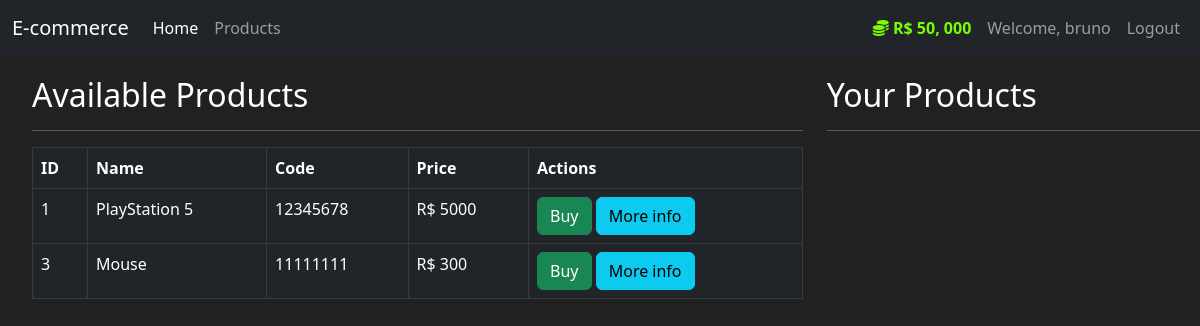
/produtos (signed in), run on an earlier commit of the app's database.
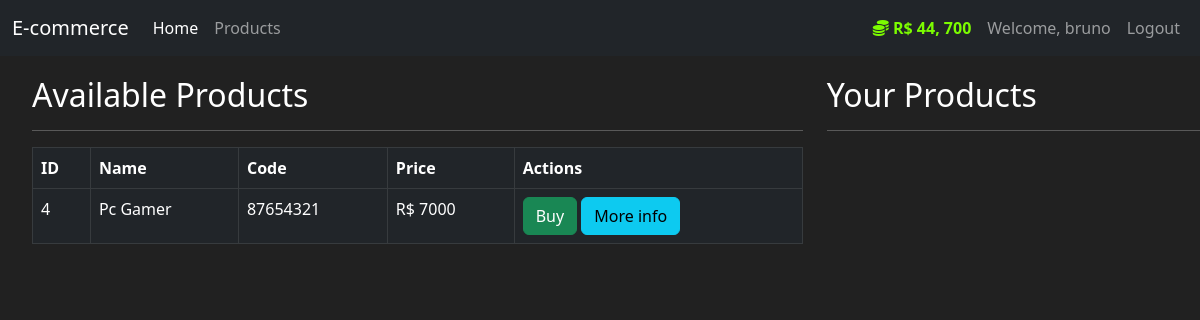
And on a later commit of the database.
### ecommerce/models.py (models this page shows, shortened)
class User(db.Model, UserMixin):
    id = db.Column(db.Integer, primary_key=True)
    usuario = db.Column(db.String(length=30), nullable=False, unique=True)
    email = db.Column(db.String(length=50), nullable=False, unique=True)
    senha = db.Column(db.String(length=15), nullable=False, unique=True)
    credito = db.Column(db.Integer, nullable=False, default=50000)
    itens = db.relationship('Item', backref='dono_user', lazy=True)
    @property
    def formata_valor(self):
        if len(str(self.credito)) >= 4:
            return f'R$ {str(self.credito)[:-3]}, {str(self.credito)[-3:]}'
        else:
            return f'R$ {self.credito}'
    @property
    def senhacrip(self):
        return self.senhacrip

class Item(db.Model):
    id = db.Column(db.Integer, primary_key=True)
    nome = db.Column(db.String(length=30), nullable=False, unique=True)
    cod = db.Column(db.String(length=8), nullable=False, unique=True)
    preco = db.Column(db.Integer, nullable=False)
    desc = db.Column(db.String(length=1024), nullable=False, unique=True)
    dono = db.Column(db.Integer, db.ForeignKey('user.id'))

### ecommerce/routes.py (the view, shortened to what this page needs)
@app.route('/produtos', methods=['GET', 'POST'])
@login_required
def page_produtos():
    compra_form = CompraProdutoForm()
    if request.method == 'GET':
        itens = Item.query.filter_by(dono=None)
        return render_template("produtos.html", itens=itens, compra_form=compra_form)

### ecommerce/models.py (called while the page is built)
@login_manager.user_loader
def load_user(user_id):
    return User.query.get(int(user_id))

### ecommerce/templates/produtos.html (shortened to what this page needs)
{% extends 'base.html' %}
{% block conteudo %}
    <div class="row", style="margin-top: 20px; margin-left: 20px;">
        <div class="col-8">
            <h2>Available Products</h2>
                <hr>
                <table class="table table-hover table-dark table-bordered">
                    <thead>
                        <tr>
                            <th scope="col">ID</th>
                            <th scope="col">Name</th>
                            <th scope="col">Code</th>
                            <th scope="col">Price</th>
                            <th scope="col">Actions</th>
                        </tr>
                    </thead>
                    <tbody>
                        {% for item in itens %}
                        <tr>
                            <td>{{item.id}}</td>
                            <td>{{item.nome}}</td>
                            <td>{{item.cod}}</td>
                            <td>R$ {{item.preco}}</td>
                            <td>
                                <button data-bs-toggle="modal" data-bs-target="#exampleModalCompra-{{item.id}}" class="btn btn-outline btn-success">Buy</button>
                                <button data-bs-toggle="modal" data-bs-target="#exampleModal-{{item.id}}" class="btn btn-outline btn-info">More info</button>
                            </td>
                        </tr>
                        {% endfor %}
                    </tbody>
                </table>
        </div>
        <div class="col-4">
            <h2>Your Products</h2>
            <hr>
        </div>
    </div>
{% endblock %}

### ecommerce/templates/base.html (shortened to what this page needs)
<!DOCTYPE html>
<html lang="en">
<head>
    <link rel="stylesheet" href="https://cdn.jsdelivr.net/npm/bootstrap@5.2.3/dist/css/bootstrap.min.css">
</head>
<body>
    <nav class="navbar navbar-expand-lg navbar-dark bg-dark">
        <div class="container-fluid">
          <a class="navbar-brand" href="#">E-commerce</a>
          <div class="collapse navbar-collapse" id="navbarNavAltMarkup">
            <div class="navbar-nav me-auto">
              <a class="nav-link active" aria-current="page" href="{{url_for('page_home')}}">Home</a>
              <a class="nav-link" href="{{url_for('page_produtos')}}">Products</a>
            </div>
            {% if current_user.is_authenticated %}
            <div class="navbar-nav ms-auto">
              <a class="nav-link" style="color: lawngreen; font-weight: bold;">
                <i class="fas fa-coins"></i>
                {{ current_user.formata_valor }}
              </a>
              <a class="nav-link">Welcome, {{ current_user.usuario }}</a>
              <a class="nav-link" href="{{url_for('page_logout')}}">Logout</a>
            </div>
            {% else %}
            <div class="navbar-nav ms-auto">
              <a class="nav-link" href="{{url_for('page_login')}}">Login</a>
              <a class="nav-link" href="{{url_for('page_cadastro')}}">Register</a>
            </div>
            {% endif %}
          </div>
        </div>
      </nav>
      {% block conteudo %}
       {% endblock %}
</body>
</html>

### ecommerce/templates/base.html (style rules this page uses)
body { background-color: #212121; color: white; }

What changed in the data, as far as the page shows it:
no longer on this page (row edited): Item: id "1", nome "PlayStation 5", cod "12345678", preco "5000"
no longer on this page (row edited): Item: id "3", nome "Mouse", cod "11111111", preco "300"
changed User "bruno": formata_valor "R$ 50, 000" → "R$ 44, 700"
added Item: id "4", nome "Pc Gamer", cod "87654321", preco "7000"
